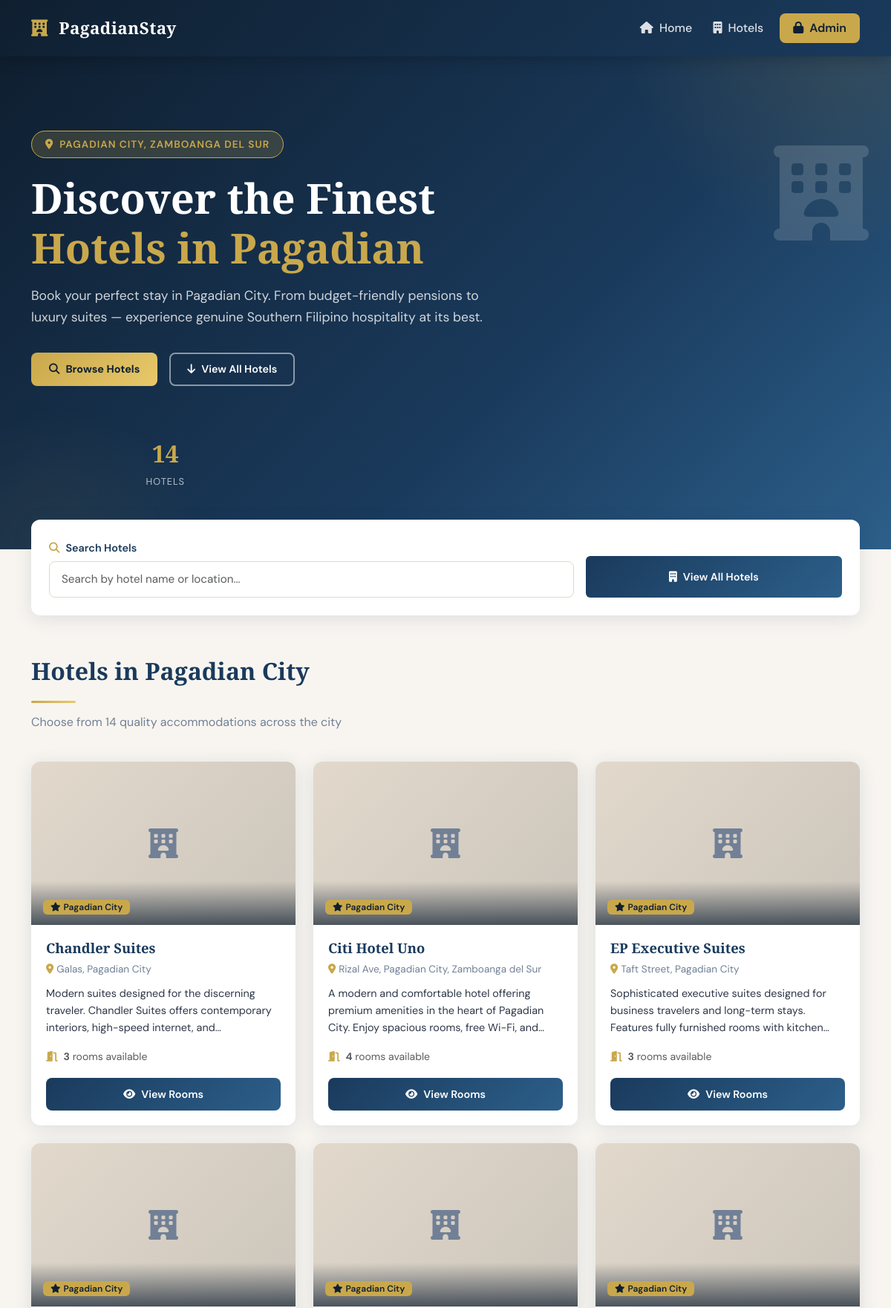
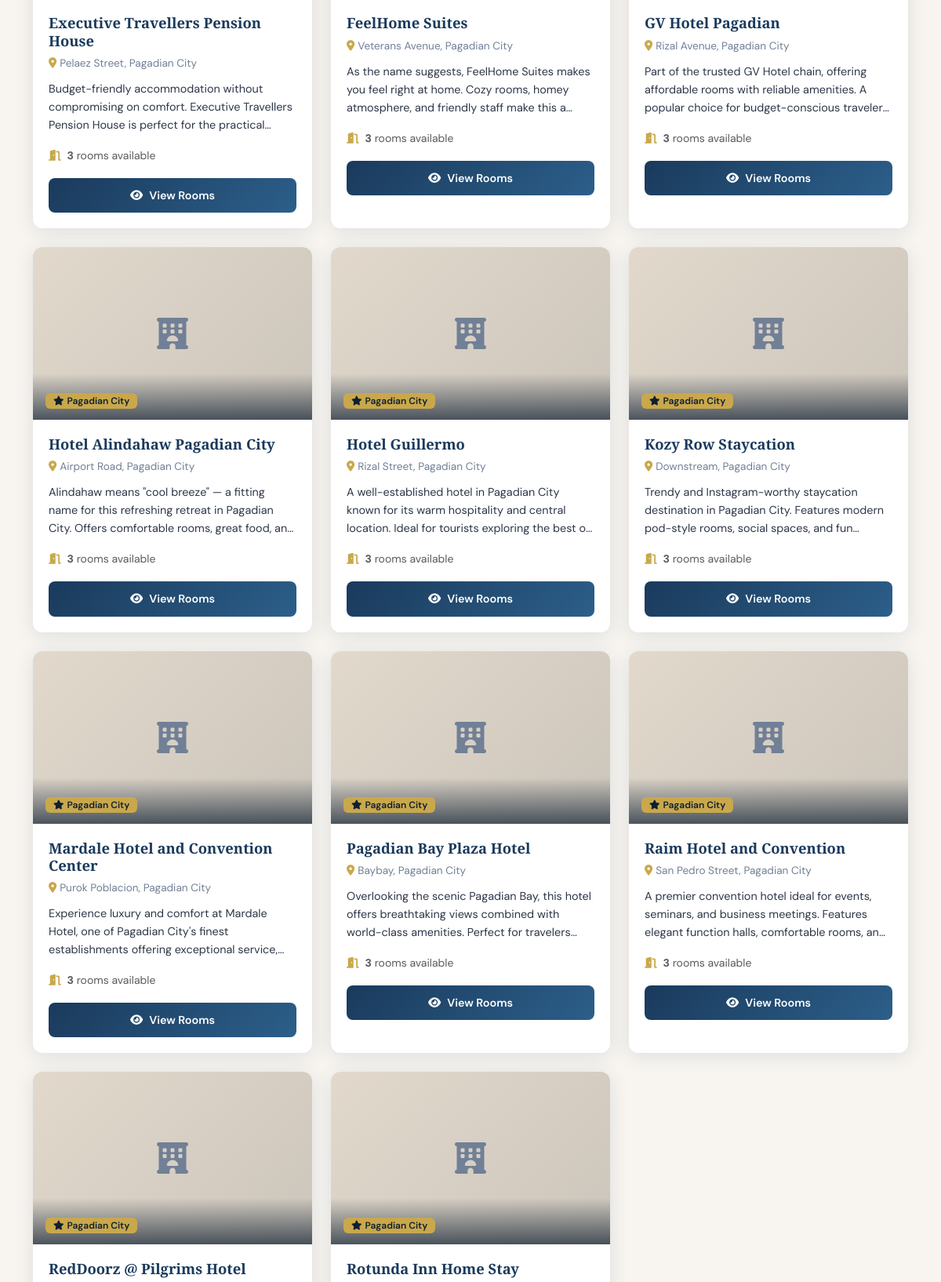
The page / (upper part) on the database its author committed (2 pictures, top to bottom).
### tables this page shows
CREATE TABLE IF NOT EXISTS hotels (
    id INT AUTO_INCREMENT PRIMARY KEY,
    hotel_name VARCHAR(200) NOT NULL,
    description TEXT,
    location VARCHAR(255),
    image VARCHAR(255),
    created_at TIMESTAMP DEFAULT CURRENT_TIMESTAMP
);

### index.php (the view, shortened to what this page needs)
<?php
require_once 'includes/db.php';
require_once 'includes/header.php';
$stmt = $pdo->query("SELECT * FROM hotels ORDER BY hotel_name");
$hotels = $stmt->fetchAll();
$totalHotels = $pdo->query("SELECT COUNT(*) FROM hotels")->fetchColumn();
?>
<section class="hero-section">
  <div class="container position-relative">
    <div class="row align-items-center">
      <div class="col-lg-7">
        <div class="hero-badge fade-in-up">
          <i class="fas fa-map-marker-alt me-2"></i>Pagadian City, Zamboanga del Sur
        </div>
        <h1 class="hero-title fade-in-up">
          Discover the Finest
          <span>Hotels in Pagadian</span>
        </h1>
        <p class="hero-subtitle fade-in-up">
          Book your perfect stay in Pagadian City. From budget-friendly pensions to luxury suites —
          experience genuine Southern Filipino hospitality at its best.
        </p>
        <div class="d-flex gap-3 flex-wrap fade-in-up">
          <a href="hotels.php" class="btn-accent">
            <i class="fas fa-search me-2"></i>Browse Hotels
          </a>
          <a href="#hotels-section" class="btn-outline-custom" style="color:white;border-color:rgba(255,255,255,0.5)">
            <i class="fas fa-arrow-down me-2"></i>View All Hotels
          </a>
        </div>
      </div>
      <div class="col-lg-5 d-none d-lg-block text-center">
        <div style="font-size:8rem; opacity:0.15; color:white; position:absolute; right:0; top:-20px;">
          <i class="fas fa-hotel"></i>
        </div>
      </div>
    </div>
    <div class="row mt-5 g-3">
      <div class="col-4">
        <div class="text-center" style="color:white;">
          <div style="font-family:'Playfair Display',serif;font-size:2rem;font-weight:700;color:var(--accent)">
            <?= $totalHotels ?>
          </div>
          <div style="font-size:0.8rem;opacity:0.7;text-transform:uppercase;letter-spacing:1px;">Hotels</div>
        </div>
      </div>
    </div>
  </div>
</section>
<div class="container">
  <div class="search-bar-wrap">
    <div class="row g-3 align-items-end">
      <div class="col-md-8">
        <label class="form-label fw-semibold">
          <i class="fas fa-search me-2 text-accent"></i>Search Hotels
        </label>
        <input type="text" class="form-control form-control-lg" id="hotelSearch"
          placeholder="Search by hotel name or location...">
      </div>
      <div class="col-md-4">
        <a href="hotels.php" class="btn-primary-custom w-100 text-center py-3 rounded">
          <i class="fas fa-building me-2"></i>View All Hotels
        </a>
      </div>
    </div>
  </div>
</div>
<section class="py-5" id="hotels-section">
  <div class="container">
    <div class="row mb-4">
      <div class="col">
        <div class="section-title">Hotels in Pagadian City</div>
        <div class="gold-line"></div>
        <p class="section-subtitle">Choose from <?= $totalHotels ?> quality accommodations across the city</p>
      </div>
    </div>
    <div class="row g-4" id="hotelsGrid">
      <?php foreach ($hotels as $i => $hotel): ?>
      <div class="col-lg-4 col-md-6 hotel-card-wrapper"
           data-name="<?= htmlspecialchars($hotel['hotel_name']) ?>"
           data-location="<?= htmlspecialchars($hotel['location']) ?>">
        <div class="hotel-card h-100">
          <div class="hotel-img-wrap">
            <?php
            $imgPath = 'uploads/hotels/' . $hotel['image'];
            $showImg = (file_exists($imgPath) && $hotel['image'] !== 'default_hotel.jpg') ? $imgPath : null;
            ?>
            <?php if ($showImg): ?>
              <img src="<?= htmlspecialchars($showImg) ?>" alt="<?= htmlspecialchars($hotel['hotel_name']) ?>">
            <?php else: ?>
              <div class="img-placeholder" style="height:100%">
                <i class="fas fa-hotel"></i>
              </div>
            <?php endif; ?>
            <div class="hotel-img-overlay">
              <span class="badge"><i class="fas fa-star me-1"></i>Pagadian City</span>
            </div>
          </div>
          <div class="hotel-body d-flex flex-column">
            <h3 class="hotel-name"><?= htmlspecialchars($hotel['hotel_name']) ?></h3>
            <p class="hotel-location">
              <i class="fas fa-map-marker-alt me-1"></i><?= htmlspecialchars($hotel['location']) ?>
            </p>
            <p class="hotel-desc"><?= htmlspecialchars($hotel['description']) ?></p>
            <?php
            $roomCount = $pdo->prepare("SELECT COUNT(*) FROM rooms WHERE hotel_id = ? AND status = 'Available'");
            $roomCount->execute([$hotel['id']]);
            $availRooms = $roomCount->fetchColumn();
            ?>
            <div class="mt-auto">
              <div class="d-flex justify-content-between align-items-center mb-3">
                <small class="text-muted">
                  <i class="fas fa-door-open me-1 text-accent"></i>
                  <strong><?= $availRooms ?></strong> rooms available
                </small>
              </div>
              <a href="rooms.php?hotel_id=<?= $hotel['id'] ?>" class="btn-primary-custom w-100 text-center">
                <i class="fas fa-eye me-2"></i>View Rooms
              </a>
            </div>
          </div>
        </div>
      </div>
      <?php endforeach; ?>
    </div>
  </div>
</section>
<?php require_once 'includes/footer.php'; ?>

### rows shown on the page
hotels: hotel_name "Chandler Suites", location "Galas, Pagadian City", description "Modern suites designed for the discerning traveler. Chandler Suites offers contemporary interiors, high-speed internet,…", availRooms "3"
hotels: hotel_name "Citi Hotel Uno", location "Rizal Ave, Pagadian City, Zamboanga del Sur", description "A modern and comfortable hotel offering premium amenities in the heart of Pagadian City. Enjoy spacious rooms, free Wi-Fi,…", availRooms "4"
hotels: hotel_name "EP Executive Suites", location "Taft Street, Pagadian City", description "Sophisticated executive suites designed for business travelers and long-term stays. Features fully furnished rooms with…", availRooms "3"
hotels: hotel_name "Executive Travellers Pension House", location "Pelaez Street, Pagadian City", description "Budget-friendly accommodation without compromising on comfort. Executive Travellers Pension House is perfect for the…", availRooms "3"
hotels: hotel_name "FeelHome Suites", location "Veterans Avenue, Pagadian City", description "As the name suggests, FeelHome Suites makes you feel right at home. Cozy rooms, homey atmosphere, and friendly staff make this…", availRooms "3"
hotels: hotel_name "GV Hotel Pagadian", location "Rizal Avenue, Pagadian City", description "Part of the trusted GV Hotel chain, offering affordable rooms with reliable amenities. A popular choice for budget-conscious…", availRooms "3"
hotels: hotel_name "Hotel Alindahaw Pagadian City", location "Airport Road, Pagadian City", description "Alindahaw means \"cool breeze\" — a fitting name for this refreshing retreat in Pagadian City. Offers comfortable rooms, great food,…", availRooms "3"
hotels: hotel_name "Hotel Guillermo", location "Rizal Street, Pagadian City", description "A well-established hotel in Pagadian City known for its warm hospitality and central location. Ideal for tourists exploring the best…", availRooms "3"
hotels: hotel_name "Kozy Row Staycation", location "Downstream, Pagadian City", description "Trendy and Instagram-worthy staycation destination in Pagadian City. Features modern pod-style rooms, social spaces, and…", availRooms "3"
hotels: hotel_name "Mardale Hotel and Convention Center", location "Purok Poblacion, Pagadian City", description "Experience luxury and comfort at Mardale Hotel, one of Pagadian City's finest establishments offering exceptional…", availRooms "3"
hotels: hotel_name "Pagadian Bay Plaza Hotel", location "Baybay, Pagadian City", description "Overlooking the scenic Pagadian Bay, this hotel offers breathtaking views combined with world-class amenities. Perfect for…", availRooms "3"
hotels: hotel_name "Raim Hotel and Convention", location "San Pedro Street, Pagadian City", description "A premier convention hotel ideal for events, seminars, and business meetings. Features elegant function halls, comfortable rooms,…", availRooms "3"
hotels: hotel_name "RedDoorz @ Pilgrims Hotel"
hotels: hotel_name "Rotunda Inn Home Stay"

### other values the page prints
$totalHotels "14"
